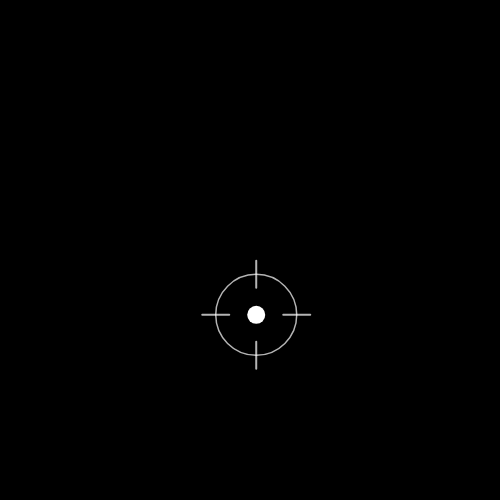
Frame 1 (no input)
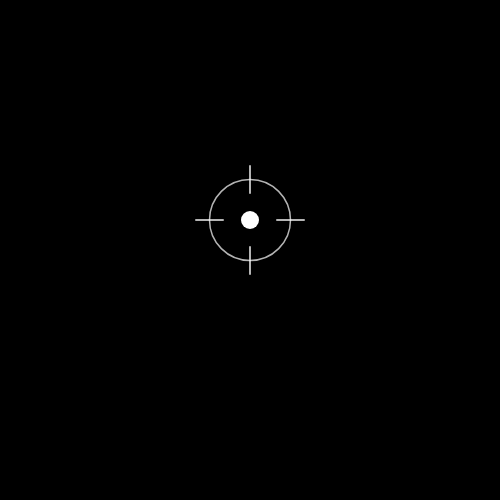
Frame 60 (no input)
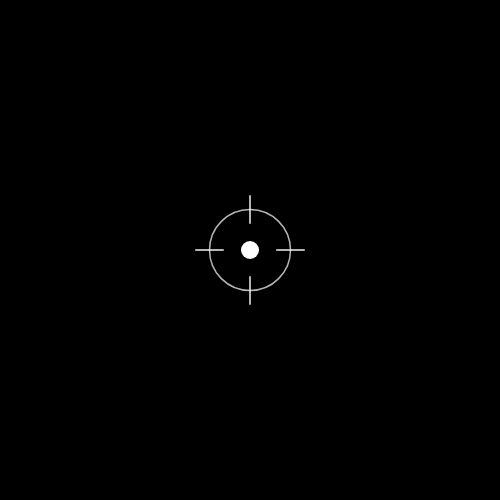
Frame 120 (the mouse pressed at the canvas centre since frame 60)

The p5.js sketch that drew these frames (run headless with seeded random() and noise() and a simulated clock; from frame 60 on, the mouse is pressed at the canvas centre):

// p5.js sketch
// ── sketch.js
///sketch.js - strategic assessment



/// 4. STRATEGIC ASSESSMENT

let phase = 0;
let t = 0;
let finalContraction = false;
let finalContractionProgress = 0;
let finalContractionDuration = 60; // Contração final ajustada

// Mira animada
let miraStart, miraEnd, mira, miraProgress = 0;
let miraDuration = 120; // ~2s
let contractionDuration = 48; // ~0.8s
let contractionProgress = 0;

// Círculo pulsante
let pulseSize = 300;
let pulseSpeed = 0.05;

// Partículas
let particles = [];
let numParticles = 225;
let baseRadius;

// Grupos internos
let groupPhase = 0;
let groupTime = 0;
let totalGroups = 3;
let innerParticles = [];
let maxInnerRadius;
let groupProcessing = false;
let finishedGroups = [];

// Distribuição de tempo para 15 segundos (900 frames)
let orbitDuration = 180;  // Fase 2 (3s)
let orbitDelay = 60;      // Fase 3 (1s)
let groupStartDelay = 30; // Fase 5 - início
let groupMoveDuration = 60;
let groupContractDuration = 60;
let delayBeforeFinal = 30;

function setup() {
  createCanvas(500, 500);
  angleMode(RADIANS);
  miraStart = createVector(width / 2, height / 2);
  miraEnd = createVector(width / 2, height / 2);
  mira = miraStart.copy();
}

function draw() {
  background(0);
  translate(width / 2, height / 2);

  if (phase === 0) {
    if (t < miraDuration) {
      updateMiraMovement();
      drawMira(1);
      t++;
    } else {
      phase = 1;
      t = 0;
    }

  } else if (phase === 1) {
    if (t < contractionDuration) {
      contractionProgress = t / contractionDuration;
      drawMira(1 - contractionProgress);
      drawPulsingCircle(contractionProgress);
      t++;
    } else {
      phase = 2;
      t = 0;
      initParticles();
    }

  } else if (phase === 2) {
    drawPulsingCircle(1);
    updateParticles();
    drawParticles();
    if (t > orbitDuration) {
      phase = 3;
      t = 0;
    }
    t++;

  } else if (phase === 3) {
    drawPulsingCircle(1);
    updateParticles();
    drawParticles();
    if (t > orbitDelay) {
      phase = 5;
      groupTime = 0;
      maxInnerRadius = pulseSize / 2;
    }
    t++;

  } else if (phase === 5) {
    drawPulsingCircle(1);
    if (groupProcessing) {
      updateRemainingParticles();
      drawRemainingParticles();
    }
    drawFinishedGroups();
    handleGroupEntrance();
    groupTime++;

  } else if (phase === 6) {
    if (!finalContraction) {
      drawPulsingCircle(1);
      drawFinishedGroups();
      groupTime++;
      if (groupTime > delayBeforeFinal) {
        finalContraction = true;
        finalContractionProgress = 0;
      }
    } else {
      finalContractionProgress++;
      let contractionFactor = 1 - (finalContractionProgress / finalContractionDuration);
      contractionFactor = constrain(contractionFactor, 0, 1);
      drawPulsingCircle(contractionFactor);
      drawFinishedGroups();
      if (finalContractionProgress >= finalContractionDuration) {
        resetAnimation();
      }
    }
  }
}

// --- MIRA
function updateMiraMovement() {
  miraProgress = constrain(miraProgress + 1 / miraDuration, 0, 1);
  let basePos = miraEnd.copy();
  let amplitude = 120 * (1 - miraProgress);
  let frequency = 1;
  let oscillationX = sin(miraProgress * TWO_PI * frequency) * amplitude;
  let oscillationY = sin(miraProgress * TWO_PI * frequency + PI / 6) * amplitude;
  mira = createVector(basePos.x + oscillationX - width / 2, basePos.y + oscillationY - height / 2);
}

function drawMira(scaleFactor) {
  push();
  translate(mira.x, mira.y);
  stroke(255, 180);
  noFill();
  strokeWeight(1.5 * scaleFactor);
  ellipse(0, 0, 81 * scaleFactor);
  strokeWeight(2 * scaleFactor);
  let gap = 27 * scaleFactor;
  let len = 54 * scaleFactor;
  line(-len, 0, -gap, 0);
  line(gap, 0, len, 0);
  line(0, -len, 0, -gap);
  line(0, gap, 0, len);
  noStroke();
  fill(255);
  ellipse(0, 0, 18 * scaleFactor);
  pop();
}

// --- CÍRCULO
function drawPulsingCircle(scaleFactor) {
  let pulse = pulseSize + sin(frameCount * pulseSpeed) * 8;
  let scaledPulse = pulse * scaleFactor;
  stroke(255, 255 * scaleFactor);
  noFill();
  strokeWeight(1.5 * scaleFactor);
  ellipse(0, 0, scaledPulse);
}

// --- PARTÍCULAS
function initParticles() {
  particles = [];
  baseRadius = pulseSize / 2 + 20;
  for (let i = 0; i < numParticles; i++) {
    let angle = random(TWO_PI);
    let radius = baseRadius + random(20, 40);
    let rotationSpeed = random(0.002, 0.006);
    particles.push({
      angle: angle,
      radius: radius,
      rotationSpeed: rotationSpeed,
      size: random(3, 6),
      phase: random(TWO_PI),
      x: 0,
      y: 0
    });
  }
}

function updateParticles() {
  for (let p of particles) {
    p.angle += p.rotationSpeed;
    p.x = cos(p.angle + p.phase) * p.radius;
    p.y = sin(p.angle + p.phase) * p.radius;
  }
}

function drawParticles() {
  noStroke();
  fill(255, 180);
  for (let p of particles) {
    ellipse(p.x, p.y, p.size);
  }
}

// --- ENTRADA DE GRUPOS
function updateRemainingParticles() {
  let startIndex = groupPhase * 100;
  for (let i = startIndex; i < particles.length; i++) {
    let p = particles[i];
    p.angle += p.rotationSpeed;
    p.x = cos(p.angle + p.phase) * p.radius;
    p.y = sin(p.angle + p.phase) * p.radius;
  }
}

function drawRemainingParticles() {
  noStroke();
  fill(255, 180);
  let startIndex = groupPhase * 100;
  for (let i = startIndex; i < particles.length; i++) {
    let p = particles[i];
    ellipse(p.x, p.y, p.size);
  }
}

function handleGroupEntrance() {
  if (groupPhase >= totalGroups) return;

  const groupSize = 100;
  let currentGroup = particles.slice(groupPhase * groupSize, (groupPhase + 1) * groupSize);

  if (!groupProcessing) {
    innerParticles = currentGroup.map(p => ({
      x: p.x,
      y: p.y,
      targetAngle: random(TWO_PI),
      targetRadius: random(0, maxInnerRadius),
      targetX: 0,
      targetY: 0,
      progress: 0
    }));

    for (let p of innerParticles) {
      p.targetX = cos(p.targetAngle) * p.targetRadius;
      p.targetY = sin(p.targetAngle) * p.targetRadius;
    }

    groupProcessing = true;
    groupTime = 0;
  }

  if (groupTime < groupMoveDuration) {
    for (let p of innerParticles) {
      p.progress = groupTime / groupMoveDuration;
      p.currentX = lerp(p.x, p.targetX, easeOutQuad(p.progress));
      p.currentY = lerp(p.y, p.targetY, easeOutQuad(p.progress));
    }

  } else if (groupTime < groupMoveDuration + groupContractDuration) {
    let c = groupTime - groupMoveDuration;
    for (let p of innerParticles) {
      p.currentX = lerp(p.targetX, 0, easeInOutQuad(c / groupContractDuration));
      p.currentY = lerp(p.targetY, 0, easeInOutQuad(c / groupContractDuration));
    }

  } else {
    finishedGroups.push(innerParticles);
    groupPhase++;
    groupProcessing = false;
    groupTime = 0;

    if (groupPhase >= totalGroups) {
      phase = 6;
    }
    return;
  }

  noStroke();
  fill(255, 200);
  for (let p of innerParticles) {
    ellipse(p.currentX, p.currentY, 4);
  }
}

function drawFinishedGroups() {
  noStroke();
  fill(255, 200);
  for (let group of finishedGroups) {
    for (let p of group) {
      ellipse(0, 0, 4);
    }
  }
}

// EASING
function easeOutQuad(x) {
  return 1 - (1 - x) * (1 - x);
}

function easeInOutQuad(x) {
  return x < 0.5 ? 2 * x * x : 1 - pow(-2 * x + 2, 2) / 2;
}

// REINÍCIO
function resetAnimation() {
  phase = 0;
  t = 0;
  miraProgress = 0;
  contractionProgress = 0;
  particles = [];
  innerParticles = [];
  finishedGroups = [];
  groupPhase = 0;
  groupTime = 0;
  groupProcessing = false;
  finalContraction = false;
  finalContractionProgress = 0;
}

//// TEMPO TOTAL DA ANIMAÇÃO: 15s
